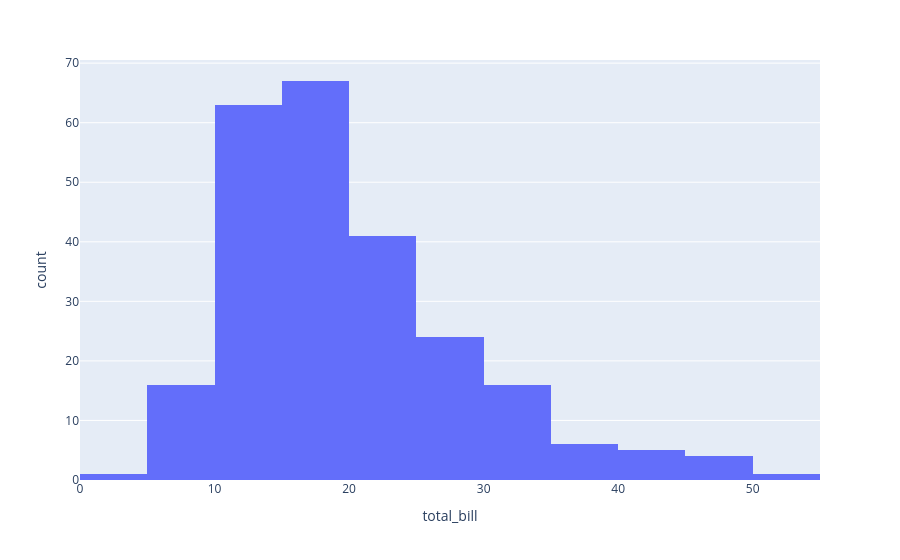

Notebook code cell kept with this figure:
### Markdown cell above
## *Histogram*

### Code cell
import plotly.express as px

df = px.data.tips() #tips Dataset

fig = px.histogram(df,x="total_bill",nbins=20) #Histogram

fig.show()

### Figure 1 — Plotly figure (JSON) as saved in the notebook; plotly's stock layout.template omitted (floating-point values rounded to 4 significant figures; data arrays with more than 128 entries replaced by an {"elided": "..."} marker saying what was removed)
{"data": [{"bingroup": "x", "hovertemplate": "total_bill=%{x}<br>count=%{y}<extra></extra>", "legendgroup": "", "marker": {"color": "#636efa", "pattern": {"shape": ""}}, "name": "", "nbinsx": 20, "orientation": "v", "showlegend": false, "type": "histogram", "x": {"elided": "244 float values"}, "xaxis": "x", "yaxis": "y"}], "layout": {"barmode": "relative", "legend": {"tracegroupgap": 0}, "margin": {"t": 60}, "xaxis": {"anchor": "y", "domain": [0, 1], "title": {"text": "total_bill"}}, "yaxis": {"anchor": "x", "domain": [0, 1], "title": {"text": "count"}}}}
